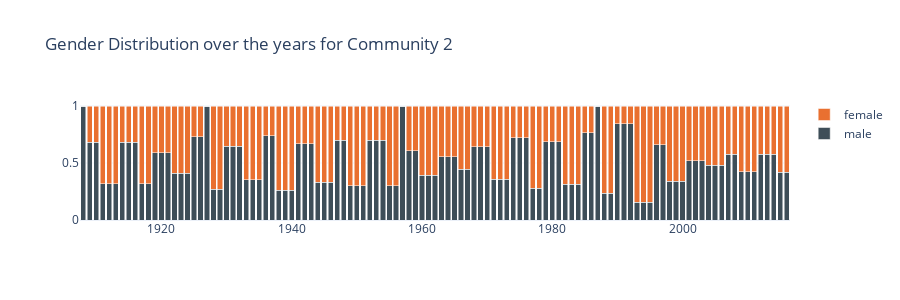

Notebook code for this chart:
### Code cell
fig = go.Figure()

fig.add_trace(go.Bar( x=gender2.index, y=1 -gender2['F'],name = 'male',marker={'color':color_dict['male_%']}))
fig.add_trace(go.Bar( x=gender2.index, y = gender2['F'],name = 'female',marker={'color':color_dict['female_%']}))

fig.update_layout(height = 300, title_text="Gender Distribution over the years for Community 2")
fig.update_layout(barmode = 'stack',template = 'plotly_white')

fig.show()
fig.write_html('C:/Users/Public/ADA2022/weloic.github.io/_includes/gender_2.html')
